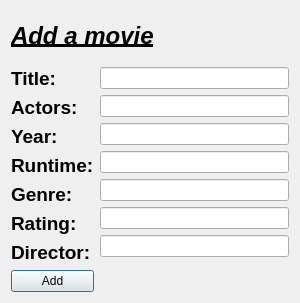
<?xml version="1.0" encoding="UTF-8"?>
<ui version="4.0">
 <class>AddWindow</class>
 <widget class="QDialog" name="AddWindow">
  <property name="geometry">
   <rect>
    <x>0</x>
    <y>0</y>
    <width>300</width>
    <height>303</height>
   </rect>
  </property>
  <property name="windowTitle">
   <string>Dialog</string>
  </property>
  <property name="sizeGripEnabled">
   <bool>false</bool>
  </property>
  <layout class="QGridLayout" name="gridLayout">
   <item row="0" column="0" colspan="2">
    <widget class="QLabel" name="label_8">
     <property name="text">
      <string>&lt;html&gt;&lt;head/&gt;&lt;body&gt;&lt;p&gt;&lt;span style=&quot; font-size:18pt; font-weight:600; font-style:italic; text-decoration: underline;&quot;&gt;Add a movie&lt;/span&gt;&lt;/p&gt;&lt;/body&gt;&lt;/html&gt;</string>
     </property>
    </widget>
   </item>
   <item row="1" column="0">
    <layout class="QVBoxLayout" name="verticalLayout">
     <item>
      <widget class="QLabel" name="label">
       <property name="text">
        <string>&lt;html&gt;&lt;head/&gt;&lt;body&gt;&lt;p&gt;&lt;span style=&quot; font-size:14pt; font-weight:600;&quot;&gt;Title:&lt;/span&gt;&lt;/p&gt;&lt;/body&gt;&lt;/html&gt;</string>
       </property>
      </widget>
     </item>
     <item>
      <widget class="QLabel" name="label_4">
       <property name="text">
        <string>&lt;html&gt;&lt;head/&gt;&lt;body&gt;&lt;p&gt;&lt;span style=&quot; font-size:14pt; font-weight:600;&quot;&gt;Actors:&lt;/span&gt;&lt;/p&gt;&lt;/body&gt;&lt;/html&gt;</string>
       </property>
      </widget>
     </item>
     <item>
      <widget class="QLabel" name="label_5">
       <property name="text">
        <string>&lt;html&gt;&lt;head/&gt;&lt;body&gt;&lt;p&gt;&lt;span style=&quot; font-size:14pt; font-weight:600;&quot;&gt;Year:&lt;/span&gt;&lt;/p&gt;&lt;/body&gt;&lt;/html&gt;</string>
       </property>
      </widget>
     </item>
     <item>
      <widget class="QLabel" name="label_6">
       <property name="text">
        <string>&lt;html&gt;&lt;head/&gt;&lt;body&gt;&lt;p&gt;&lt;span style=&quot; font-size:14pt; font-weight:600;&quot;&gt;Runtime:&lt;/span&gt;&lt;/p&gt;&lt;/body&gt;&lt;/html&gt;</string>
       </property>
      </widget>
     </item>
     <item>
      <widget class="QLabel" name="label_2">
       <property name="text">
        <string>&lt;html&gt;&lt;head/&gt;&lt;body&gt;&lt;p&gt;&lt;span style=&quot; font-size:14pt; font-weight:600;&quot;&gt;Genre:&lt;/span&gt;&lt;/p&gt;&lt;/body&gt;&lt;/html&gt;</string>
       </property>
      </widget>
     </item>
     <item>
      <widget class="QLabel" name="label_7">
       <property name="text">
        <string>&lt;html&gt;&lt;head/&gt;&lt;body&gt;&lt;p&gt;&lt;span style=&quot; font-size:14pt; font-weight:600;&quot;&gt;Rating:&lt;/span&gt;&lt;/p&gt;&lt;/body&gt;&lt;/html&gt;</string>
       </property>
      </widget>
     </item>
     <item>
      <widget class="QLabel" name="label_3">
       <property name="text">
        <string>&lt;html&gt;&lt;head/&gt;&lt;body&gt;&lt;p&gt;&lt;span style=&quot; font-size:14pt; font-weight:600;&quot;&gt;Director:&lt;/span&gt;&lt;/p&gt;&lt;/body&gt;&lt;/html&gt;</string>
       </property>
      </widget>
     </item>
    </layout>
   </item>
   <item row="1" column="1">
    <layout class="QVBoxLayout" name="verticalLayout_2">
     <item>
      <widget class="QLineEdit" name="lineEdit_3"/>
     </item>
     <item>
      <widget class="QLineEdit" name="lineEdit_6"/>
     </item>
     <item>
      <widget class="QLineEdit" name="lineEdit_2"/>
     </item>
     <item>
      <widget class="QLineEdit" name="lineEdit_5"/>
     </item>
     <item>
      <widget class="QLineEdit" name="lineEdit_4"/>
     </item>
     <item>
      <widget class="QLineEdit" name="lineEdit"/>
     </item>
     <item>
      <widget class="QLineEdit" name="lineEdit_7"/>
     </item>
    </layout>
   </item>
   <item row="2" column="0">
    <widget class="QPushButton" name="pushButton">
     <property name="text">
      <string>Add</string>
     </property>
    </widget>
   </item>
  </layout>
 </widget>
 <resources/>
 <connections/>
</ui>
